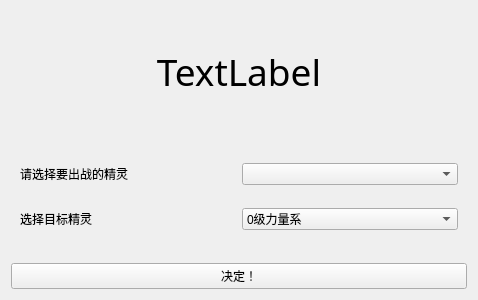
<?xml version="1.0" encoding="UTF-8"?>
<ui version="4.0">
 <class>ChooseWidget</class>
 <widget class="QWidget" name="ChooseWidget">
  <property name="geometry">
   <rect>
    <x>0</x>
    <y>0</y>
    <width>478</width>
    <height>300</height>
   </rect>
  </property>
  <property name="windowTitle">
   <string>Form</string>
  </property>
  <layout class="QGridLayout" name="gridLayout_2">
   <item row="0" column="0">
    <widget class="QLabel" name="labelTitle">
     <property name="font">
      <font>
       <family>Agency FB</family>
       <pointsize>28</pointsize>
      </font>
     </property>
     <property name="layoutDirection">
      <enum>Qt::LeftToRight</enum>
     </property>
     <property name="text">
      <string>TextLabel</string>
     </property>
     <property name="alignment">
      <set>Qt::AlignCenter</set>
     </property>
    </widget>
   </item>
   <item row="1" column="0">
    <widget class="QWidget" name="widget" native="true">
     <layout class="QGridLayout" name="gridLayout">
      <item row="0" column="0">
       <widget class="QLabel" name="label">
        <property name="text">
         <string>请选择要出战的精灵</string>
        </property>
       </widget>
      </item>
      <item row="0" column="1">
       <widget class="QComboBox" name="boxMyPoke"/>
      </item>
      <item row="1" column="0">
       <widget class="QLabel" name="label_2">
        <property name="text">
         <string>选择目标精灵</string>
        </property>
       </widget>
      </item>
      <item row="1" column="1">
       <widget class="QComboBox" name="boxEnemyPoke">
        <item>
         <property name="text">
          <string>0级力量系</string>
         </property>
        </item>
        <item>
         <property name="text">
          <string>5级肉盾系</string>
         </property>
        </item>
        <item>
         <property name="text">
          <string>10级防御系</string>
         </property>
        </item>
        <item>
         <property name="text">
          <string>15级敏捷系</string>
         </property>
        </item>
       </widget>
      </item>
     </layout>
    </widget>
   </item>
   <item row="2" column="0">
    <widget class="QPushButton" name="buttonDecide">
     <property name="text">
      <string>决定！</string>
     </property>
    </widget>
   </item>
  </layout>
 </widget>
 <resources/>
 <connections/>
</ui>
